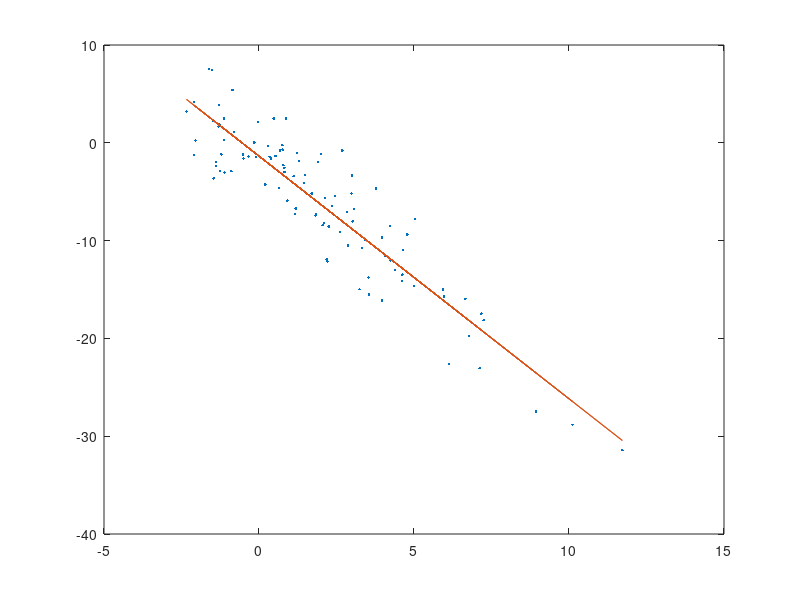

Source code (MATLAB):
clear;clc;
n=100;
a=rand*10-5;
b=rand*10-5;
c=3;
x=randn(1,n)*3+2;
y=a*x+b+randn(1,n)*c;
plot(x,y,'.');
ea=sum((x-mean(x)).*(y-mean(y)))/sum((x-mean(x)).^2);
eb=(mean(y)-ea*mean(x));
plot(x,y,'.',x,ea*x+eb);
mse=mean((y-ea*x-eb).^2);
rmse=mse^.5;